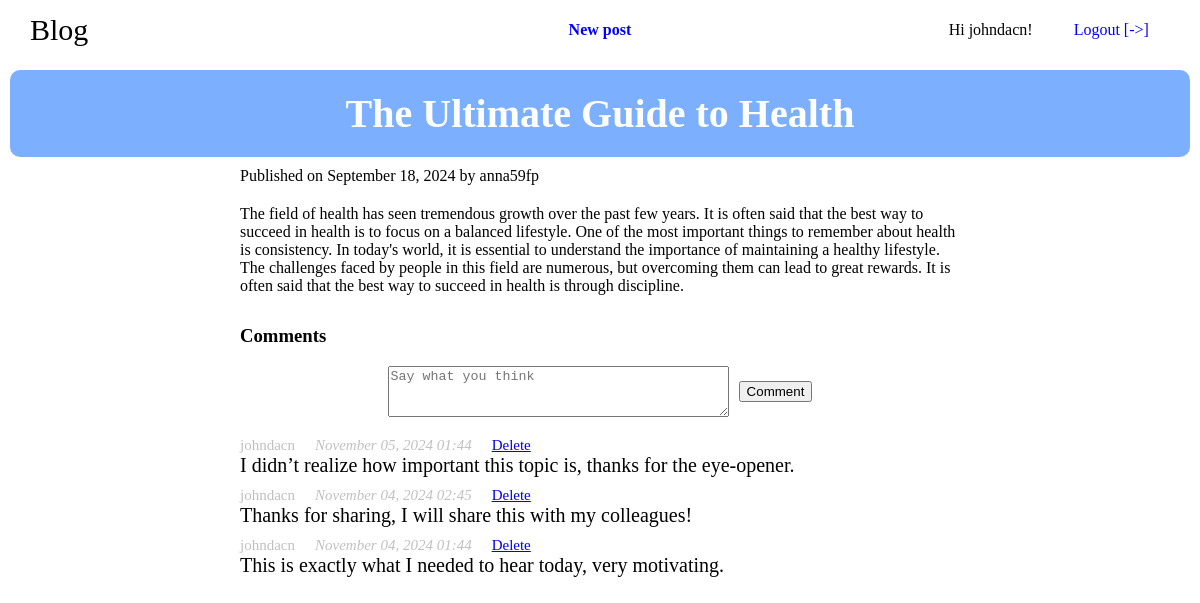
Page /post/7 (signed in) on the committed database.
### blog/models.py (models this page shows, shortened)
class BlogPost(models.Model):
    author = models.ForeignKey(settings.AUTH_USER_MODEL, on_delete=models.CASCADE)
    title = models.CharField(max_length=200)
    content = models.TextField()
    created_at = models.DateTimeField(default=timezone.now)

class Comment(models.Model):
    author = models.ForeignKey(settings.AUTH_USER_MODEL, on_delete=models.CASCADE, related_name='comments')
    post = models.ForeignKey(BlogPost, on_delete=models.CASCADE, related_name='comments')
    content = models.TextField()
    created_at = models.DateTimeField(default=timezone.now)

### blog/views.py (the view)
# urls.py: path("post/<int:post_id>", views.post_detail, name="post_detail"),
def post_detail(request, post_id):
    post = get_object_or_404(BlogPost, id=post_id)
    comments = post.comments.all().order_by('-created_at')
    if request.method == 'POST':
        if request.user.is_authenticated:
            form = CommentForm(request.POST)
            if form.is_valid():
                comment = form.save(commit=False)
                comment.author = request.user
                comment.post = post
                comment.save()
                return redirect('post_detail', post_id=post.id)
        else:
            return redirect('login')
    else:
        form = CommentForm()
    return render(request, 'blog/post.html', {'post': post, 'comments': comments, 'form': form})

### blog/forms.py
class CommentForm(forms.ModelForm):
    class Meta:
        model = Comment
        fields = ['content']

### blog/templates/blog/post.html (shortened to what this page needs)
{% extends "base.html" %}
{% block content %}
    {% if post %}
    <div class="post-details-title-container">
        <div style="font-size: 40px; font-weight: bold;">{{ post.title }}</div>
    </div>
    <div class="post-details-container">
        <div>
            <span>Published on {{ post.created_at|date:"F d, Y" }} by {{post.author}}</span>
        </div>
        <div class="post-details-content">
            {{ post.content }}
        </div>
        <h3>Comments</h3>
        {% if user.is_authenticated %}
        <form method="post">
            <div class="form-group">
                <textarea name="{{ form.content.name }}" id="{{ form.content.id_for_id }}" rows="3" cols="40" placeholder="Say what you think"></textarea>
                <button type="submit">Comment</button>
            </div>
        </form>
        {% endif %}
        <div class="comments-container">
            {% for comment in comments %}
                <div class="comment">
                    <div class="comment-info">
                        <div>{{ comment.author.username }}</div>
                        <div><em>{{ comment.created_at|date:"F d, Y H:i" }}</em></div>
                        {% if user.is_authenticated and user == comment.author %}
                        <div>
                            <a href="{% url 'delete_comment' post_id=post.id comment_id=comment.id %}" class="button" onclick="return confirm('Are you sure you want to delete this comment?')">Delete</a>
                        </div>
                        {% endif %}
                    </div>
                    <div class="comment-content">
                        {{ comment.content }}
                    </div>
                </div>
            {% endfor %}
        </div>
        {% else %}
        <p>No post found.</p>
        {% endif %}
    </div>
{% endblock %}

### templates/base.html (shortened to what this page needs)
<!doctype html>
<html lang="en">
    <head>
        {% load static %}
        <link rel="stylesheet" href="{% static 'blog/css/navbar.css' %}">
        <link rel="stylesheet" href="{% static 'blog/css/post_list.css' %}">
        <link rel="stylesheet" href="{% static 'blog/css/post_details.css' %}">
    </head>
    <body>
        <nav>
            <div class="nav_bar_container">
                <div class="divider">
                    <div><a href="/">Blog</a></div>
                </div>
                <div class="divider">
                    {% if user.is_authenticated %}
                    <a href="/create_post">New post</a>
                    {% endif %}
                </div>
                <div class="divider">
                    {% if user.is_authenticated %}
                        <div>Hi {{ user }}!</div>
                        <a href="/logout">Logout [->]</a>
                    {% else %}
                        <div><a href="/login">Login</a></div>
                        <div><a href="/register">Register</a></div>
                    {% endif %}
                </div>
            </div>
        </nav>
        <main>
            {% block content %} {% endblock %}
        </main>
    </body>
</html>

### blog/static/blog/css/navbar.css (style rules this page uses)
body { background-color: white; margin: 0px; padding: 0px; }
.nav_bar_container { width: 95%; height: 60px; display: flex; flex-direction: row; margin-right: auto; margin-left: auto; }
.divider { width: 33.33%; height: 100%; display: flex; align-items: center; }
.divider:nth-child(1) { font-size: 30px; }
.divider:nth-child(1) a { text-decoration: none; color: black; }
.divider:nth-child(2) { justify-content: center; }
.divider:nth-child(2) a { padding: 5px 20px; border: 1px solid white; border-radius: 5px; text-decoration: none; color: blue; font-weight: bold; }
.divider:nth-child(3) { justify-content: flex-end; }
.divider:nth-child(3) div { margin-right: 20px; }
.divider:nth-child(3) a { padding: 5px 20px; border: 1px solid white; border-radius: 5px; text-decoration: none; color: blue; }

### blog/static/blog/css/post_details.css (style rules this page uses)
.post-details-title-container { width: 95%; margin-right: auto; margin-left: auto; background-color: rgb(124, 176, 255); margin-top: 10px; margin-bottom: 10px; border-radius: 10px; color: white; display: flex; flex-direction: column; justify-content: center; align-items: center; padding: 20px; }
.post-details-container { width: 60%; margin-left: auto; margin-right: auto; }
.post-details-content { word-wrap: break-word; overflow-wrap: break-word; width: 100%; margin-top: 20px; margin-bottom: 30px; }
.form-group { display: flex; flex-direction: row; align-items: center; justify-content: center; margin-bottom: 20px; }
.form-group button { margin-left: 10px; }
.comment { width: 100%; margin-bottom: 10px; }
.comment-info { display: flex; flex-direction: row; justify-content: flex-start; font-size: 15px; color: silver; }
.comment-info div { margin-right: 20px; }
.comment-content { width: 100%; font-size: 20px; }

### rows in the picture
BlogPost: title "The Ultimate Guide to Health", created_at "September 18, 2024", author "anna59fp", content "The field of health has seen tremendous growth over the past few years. It is often said that the best way to succeed in health is to focus on a balanced lifestyle. One of the most important things to remember about health is consistency. In today's world, it is essential to understand the importance of maintaining a healthy lifestyle. The challenges faced by people in this field are numerous, but overcoming them can lead to great rewards. It is often said that the best way to succeed in health is through discipline."
Comment: author.username "johndacn", created_at "November 05, 2024 01:44", shows "Delete", content "I didn’t realize how important this topic is, thanks for the eye-opener."
Comment: author.username "johndacn", created_at "November 04, 2024 02:45", shows "Delete", content "Thanks for sharing, I will share this with my colleagues!"
Comment: author.username "johndacn", created_at "November 04, 2024 01:44", shows "Delete", content "This is exactly what I needed to hear today, very motivating."

### other values in the picture
{{ user }} "johndacn"
